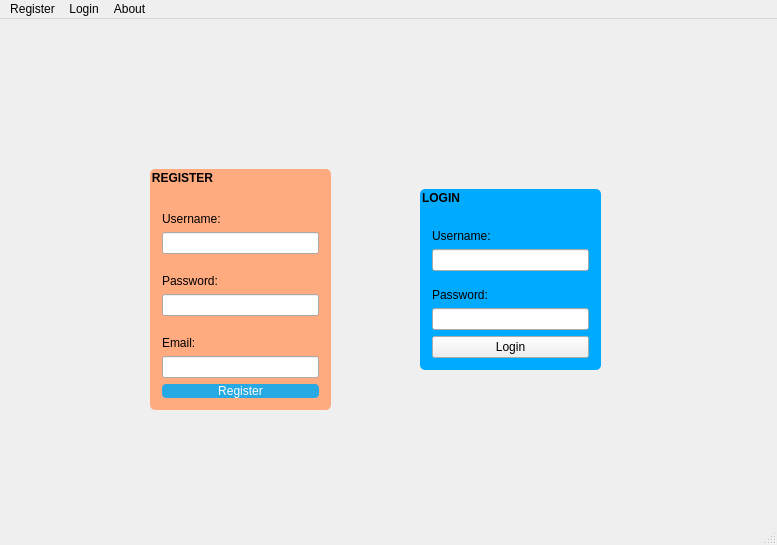
<?xml version="1.0" encoding="UTF-8"?>
<ui version="4.0">
 <class>MainWindow</class>
 <widget class="QMainWindow" name="MainWindow">
  <property name="enabled">
   <bool>true</bool>
  </property>
  <property name="geometry">
   <rect>
    <x>0</x>
    <y>0</y>
    <width>777</width>
    <height>545</height>
   </rect>
  </property>
  <property name="baseSize">
   <size>
    <width>800</width>
    <height>600</height>
   </size>
  </property>
  <property name="windowTitle">
   <string>Parking Reservation System</string>
  </property>
  <property name="windowOpacity">
   <double>1.000000000000000</double>
  </property>
  <property name="autoFillBackground">
   <bool>false</bool>
  </property>
  <property name="styleSheet">
   <string notr="true">#centralwidget{

border-image: url(:/kelloggplaza.png);
 
 
}



#registerForm{

background: rgb(255, 170, 127);
border-radius: 5px;

}


#loginForm{
background: rgb(0, 170, 255);
border-radius: 5px;

}


#registerBtn{
color:white;
background-color:#27a9e3;
border-width: 0px;
border-radius:4px;

}



#registerBtn:hover{
background-color:#66c011;
}

</string>
  </property>
  <widget class="QWidget" name="centralwidget">
   <widget class="QGroupBox" name="loginForm">
    <property name="geometry">
     <rect>
      <x>420</x>
      <y>170</y>
      <width>181</width>
      <height>181</height>
     </rect>
    </property>
    <property name="font">
     <font>
      <weight>75</weight>
      <bold>true</bold>
     </font>
    </property>
    <property name="title">
     <string>LOGIN</string>
    </property>
    <layout class="QVBoxLayout" name="verticalLayout_2">
     <item alignment="Qt::AlignBottom">
      <widget class="QLabel" name="label_4">
       <property name="text">
        <string>Username:</string>
       </property>
      </widget>
     </item>
     <item>
      <widget class="QLineEdit" name="loginUsername"/>
     </item>
     <item alignment="Qt::AlignBottom">
      <widget class="QLabel" name="label_5">
       <property name="text">
        <string>Password:</string>
       </property>
      </widget>
     </item>
     <item>
      <widget class="QLineEdit" name="loginPassword">
       <property name="echoMode">
        <enum>QLineEdit::Password</enum>
       </property>
      </widget>
     </item>
     <item>
      <widget class="QPushButton" name="loginBtn">
       <property name="text">
        <string>Login</string>
       </property>
      </widget>
     </item>
    </layout>
   </widget>
   <widget class="QGroupBox" name="registerForm">
    <property name="geometry">
     <rect>
      <x>150</x>
      <y>150</y>
      <width>181</width>
      <height>241</height>
     </rect>
    </property>
    <property name="font">
     <font>
      <weight>75</weight>
      <bold>true</bold>
     </font>
    </property>
    <property name="title">
     <string>REGISTER</string>
    </property>
    <layout class="QVBoxLayout" name="verticalLayout">
     <item alignment="Qt::AlignBottom">
      <widget class="QLabel" name="label">
       <property name="text">
        <string>Username:</string>
       </property>
      </widget>
     </item>
     <item>
      <widget class="QLineEdit" name="registerUsername"/>
     </item>
     <item alignment="Qt::AlignBottom">
      <widget class="QLabel" name="label_2">
       <property name="text">
        <string>Password:</string>
       </property>
      </widget>
     </item>
     <item>
      <widget class="QLineEdit" name="registerPassword">
       <property name="text">
        <string/>
       </property>
       <property name="echoMode">
        <enum>QLineEdit::Password</enum>
       </property>
      </widget>
     </item>
     <item alignment="Qt::AlignBottom">
      <widget class="QLabel" name="label_3">
       <property name="text">
        <string>Email:</string>
       </property>
      </widget>
     </item>
     <item>
      <widget class="QLineEdit" name="registerEmail">
       <property name="text">
        <string/>
       </property>
      </widget>
     </item>
     <item>
      <widget class="QPushButton" name="registerBtn">
       <property name="text">
        <string>Register</string>
       </property>
      </widget>
     </item>
    </layout>
   </widget>
  </widget>
  <widget class="QMenuBar" name="menubar">
   <property name="geometry">
    <rect>
     <x>0</x>
     <y>0</y>
     <width>777</width>
     <height>21</height>
    </rect>
   </property>
   <widget class="QMenu" name="menuRegister">
    <property name="title">
     <string>Register</string>
    </property>
   </widget>
   <widget class="QMenu" name="menuLogin">
    <property name="title">
     <string>Login</string>
    </property>
   </widget>
   <widget class="QMenu" name="menuAbout">
    <property name="title">
     <string>About</string>
    </property>
   </widget>
   <addaction name="menuRegister"/>
   <addaction name="menuLogin"/>
   <addaction name="menuAbout"/>
  </widget>
  <widget class="QStatusBar" name="statusbar"/>
 </widget>
 <resources/>
 <connections/>
</ui>
